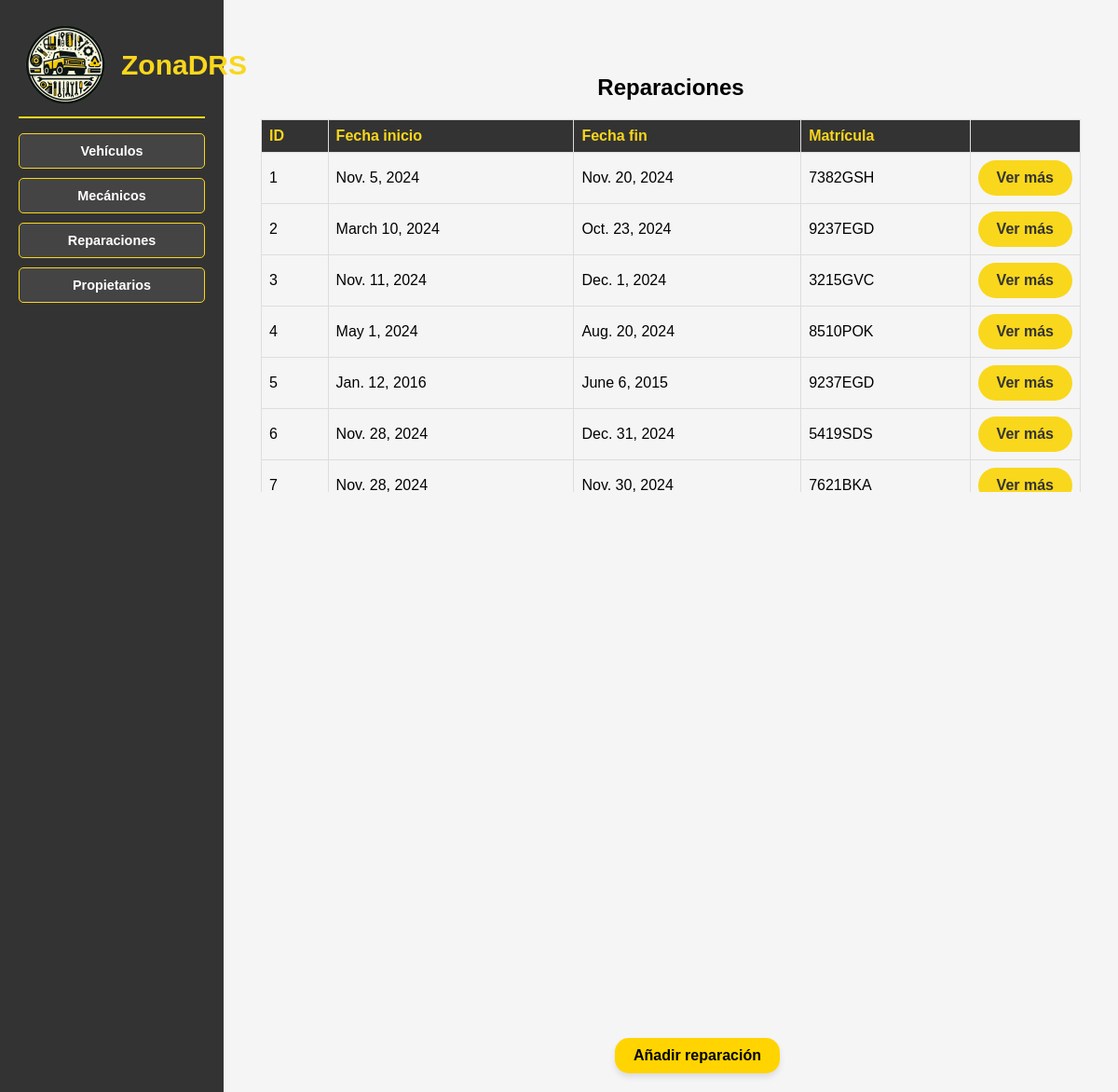
Screenshot of /ZonaDRS/listaReparaciones/ with the database file from the repository.
### Zona_DRS_APP/models.py (models this page shows, shortened)
class Reparacion(models.Model):
    id = models.AutoField(primary_key=True)
    fecha_inicio = models.DateField()
    fecha_fin = models.DateField()
    coste = models.FloatField()
    vehiculo = models.ForeignKey(Vehiculo, on_delete=models.CASCADE, related_name='reparacionVehiculos')
    mecanico = models.ManyToManyField(Mecanico, related_name='reparaciones')

class Vehiculo(models.Model):
    matricula = models.CharField(max_length=7, primary_key=True)
    tipo = models.CharField(
        max_length=10,
        choices=[
            ('Coche', 'Coche'),
            ('Moto', 'Moto'),
            ('Camión', 'Camión')
        ]
    )
    marca = models.CharField(max_length=255)
    modelo = models.CharField(max_length=255)
    color = models.CharField(max_length=255)
    fecha_fabricacion = models.DateField()
    propietario = models.ForeignKey(Propietario, on_delete=models.CASCADE, related_name='vehiculos')

### Zona_DRS_APP/views.py (the view)
# urls.py: path('listaReparaciones/', ListaReparacionesView.as_view(), name='listaReparaciones'),
class ListaReparacionesView(ListView):
    model = Reparacion
    template_name = 'listaReparaciones.html'
    context_object_name = 'reparaciones'
    queryset = Reparacion.objects.order_by('id')
    '''
    reparaciones = Reparacion.objects.order_by('id')
    return render(request, 'listaReparaciones.html', {'reparaciones': reparaciones})
    '''

### Zona_DRS_APP/templates/listaReparaciones.html
{% extends "base.html" %}
{% block contenido %}
<div class="content">
    <h2>Reparaciones</h2>
    <table>
        <tr>
            <th>ID</th>
            <th>Fecha inicio</th>
            <th>Fecha fin</th>
            <th>Matrícula</th>
            <th></th>
        </tr>
        {% for reparacion in reparaciones %}
        <tr>
            <td>{{ reparacion.id }}</td>
            <td>{{ reparacion.fecha_inicio }}</td>
            <td>{{ reparacion.fecha_fin }}</td>
            <td>{{ reparacion.vehiculo.matricula }}</td>
            <td>
                <div class="boton">
                    <a href="{% url 'detalleReparacion' reparacion.id %}">
                        Ver más
                    </a>
                </div>
            </td>
        </tr>
        {% endfor %}
    </table>
    <a href="http://127.0.0.1:8000/admin/Zona_DRS_APP/reparacion/add/" class="boton_admin">Añadir reparación</a>
</div>
{% endblock %}

### Zona_DRS_APP/static/style/navbar.css (style rules this page uses)
body { margin: 0; font-family: Arial, sans-serif; display: flex; text-align: center; }

### Zona_DRS_APP/static/style/content.css (style rules this page uses)
body { margin: 0; font-family: Arial, sans-serif; display: flex; }
.content { flex-grow: 1; padding: 20px; }
h2 { padding-top: 20px; }
table { width: 100%; border-collapse: collapse; margin-bottom: 20px; display: block; max-height: 400px; overflow-y: auto; overflow-x: auto; margin-bottom: 20px; padding: 0 auto; }
th, td { border: 1px solid #ddd; text-align: left; padding: 8px; }
th { background-color: #333; color: #f9d71c; }
table td:last-child { width: 10%; white-space: nowrap; }
.boton a { background-color: #f9d71c; color: #333; border: none; border-radius: 25px; padding: 10px 20px; text-align: center; text-decoration: none; font-size: 1em; font-weight: bold; display: inline-block; display: block; margin: 0; }
.boton_admin { position: fixed; bottom: 20px; left: 55%; background-color: #FFD400; color: #000; border: none; border-radius: 15px; padding: 10px 20px; text-align: center; text-decoration: none; font-size: 1em; font-weight: bold; cursor: pointer; box-shadow: 0px 4px 6px rgba(0, 0, 0, 0.1); transition: background-color 0.3s ease; }

### Zona_DRS_APP/static/style/detalle.css (style rules this page uses)
body { font-family: Arial, sans-serif; margin: 0; background-color: #f5f5f5; margin: 0; padding: 0; height: 100%; }

### rows the page displays
Reparacion: id "1", fecha_inicio "Nov. 5, 2024", fecha_fin "Nov. 20, 2024", vehiculo.matricula "7382GSH"
Reparacion: id "2", fecha_inicio "March 10, 2024", fecha_fin "Oct. 23, 2024", vehiculo.matricula "9237EGD"
Reparacion: id "3", fecha_inicio "Nov. 11, 2024", fecha_fin "Dec. 1, 2024", vehiculo.matricula "3215GVC"
Reparacion: id "4", fecha_inicio "May 1, 2024", fecha_fin "Aug. 20, 2024", vehiculo.matricula "8510POK"
Reparacion: id "5", fecha_inicio "Jan. 12, 2016", fecha_fin "June 6, 2015", vehiculo.matricula "9237EGD"
Reparacion: id "6", fecha_inicio "Nov. 28, 2024", fecha_fin "Dec. 31, 2024", vehiculo.matricula "5419SDS"
Reparacion: id "7", fecha_inicio "Nov. 28, 2024", fecha_fin "Nov. 30, 2024", vehiculo.matricula "7621BKA"
